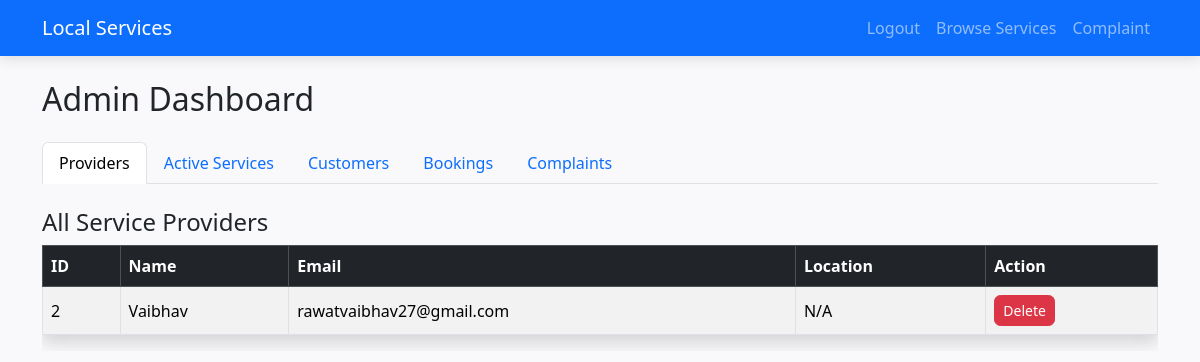
The page /admin (signed in) on the database its author committed.
### app.py (models this page shows)
class User(UserMixin, db.Model):
    id = db.Column(db.Integer, primary_key=True)
    username = db.Column(db.String(150), nullable=False, unique=True)
    email = db.Column(db.String(150), nullable=False, unique=True)
    password = db.Column(db.String(150), nullable=False)
    role = db.Column(db.String(50), nullable=False, default='customer')  # customer/provider/admin
    location = db.Column(db.String(100))

### app.py (the view)
@app.route('/admin')
@login_required
def admin():
    if current_user.role != 'admin':
        flash('Admin access only.', 'danger')
        return redirect(url_for('index'))
    providers = User.query.filter_by(role="provider").all()
    customers = User.query.filter_by(role="customer").all()
    active_services = Service.query.filter_by(is_available=True).all()
    bookings = Booking.query.all()
    complaints = Complaint.query.order_by(Complaint.timestamp.desc()).all()
    return render_template(
        'admin_dashboard.html',
        providers=providers,
        customers=customers,
        active_services=active_services,
        bookings=bookings,
        complaints=complaints
    )

### app.py (called while the page is built)
@login_manager.user_loader
def load_user(user_id):
    return User.query.get(int(user_id))

### templates/admin_dashboard.html (shortened to what this page needs)
{% extends "base.html" %}
{% block content %}
<h2 class="mb-4">Admin Dashboard</h2>
<ul class="nav nav-tabs mb-4" id="adminTabs" role="tablist">
    <li class="nav-item" role="presentation">
        <button class="nav-link active" id="providers-tab" data-bs-toggle="tab" data-bs-target="#providers" type="button" role="tab">Providers</button>
    </li>
    <li class="nav-item" role="presentation">
        <button class="nav-link" id="services-tab" data-bs-toggle="tab" data-bs-target="#services" type="button" role="tab">Active Services</button>
    </li>
    <li class="nav-item" role="presentation">
        <button class="nav-link" id="customers-tab" data-bs-toggle="tab" data-bs-target="#customers" type="button" role="tab">Customers</button>
    </li>
    <li class="nav-item" role="presentation">
        <button class="nav-link" id="bookings-tab" data-bs-toggle="tab" data-bs-target="#bookings" type="button" role="tab">Bookings</button>
    </li>
    <li class="nav-item" role="presentation">
        <button class="nav-link" id="complaints-tab" data-bs-toggle="tab" data-bs-target="#complaints" type="button" role="tab">Complaints</button>
    </li>
</ul>
<div class="tab-content" id="adminTabsContent">
    <div class="tab-pane fade show active" id="providers" role="tabpanel">
        <h4>All Service Providers</h4>
        <div class="table-responsive">
            <table class="table table-striped table-bordered shadow">
                <thead class="table-dark">
                    <tr>
                        <th>ID</th>
                        <th>Name</th>
                        <th>Email</th>
                        <th>Location</th>
                        <th>Action</th>
                    </tr>
                </thead>
                <tbody>
                    {% for user in providers %}
                    <tr>
                        <td>{{ user.id }}</td>
                        <td>{{ user.username }}</td>
                        <td>{{ user.email }}</td>
                        <td>{{ user.location or "N/A" }}</td>
                        <td>
                            <a href="{{ url_for('delete_provider', provider_id=user.id) }}" class="btn btn-danger btn-sm"
                               onclick="return confirm('Delete this provider? All related services will also be removed!');">
                               Delete
                            </a>
                        </td>
                    </tr>
                    {% endfor %}
                </tbody>
            </table>
        </div>
    </div>
</div>
{% endblock %}

### static/css/style.css (style rules this page uses)
body { background-color: #f9f9fb; font-family: 'Segoe UI', sans-serif; }
.table th, .table td { vertical-align: middle !important; }
.btn { border-radius: 0.4rem; }

### rows shown on the page
User: id "2", username "Vaibhav", email "rawatvaibhav27@gmail.com", location "N/A"
